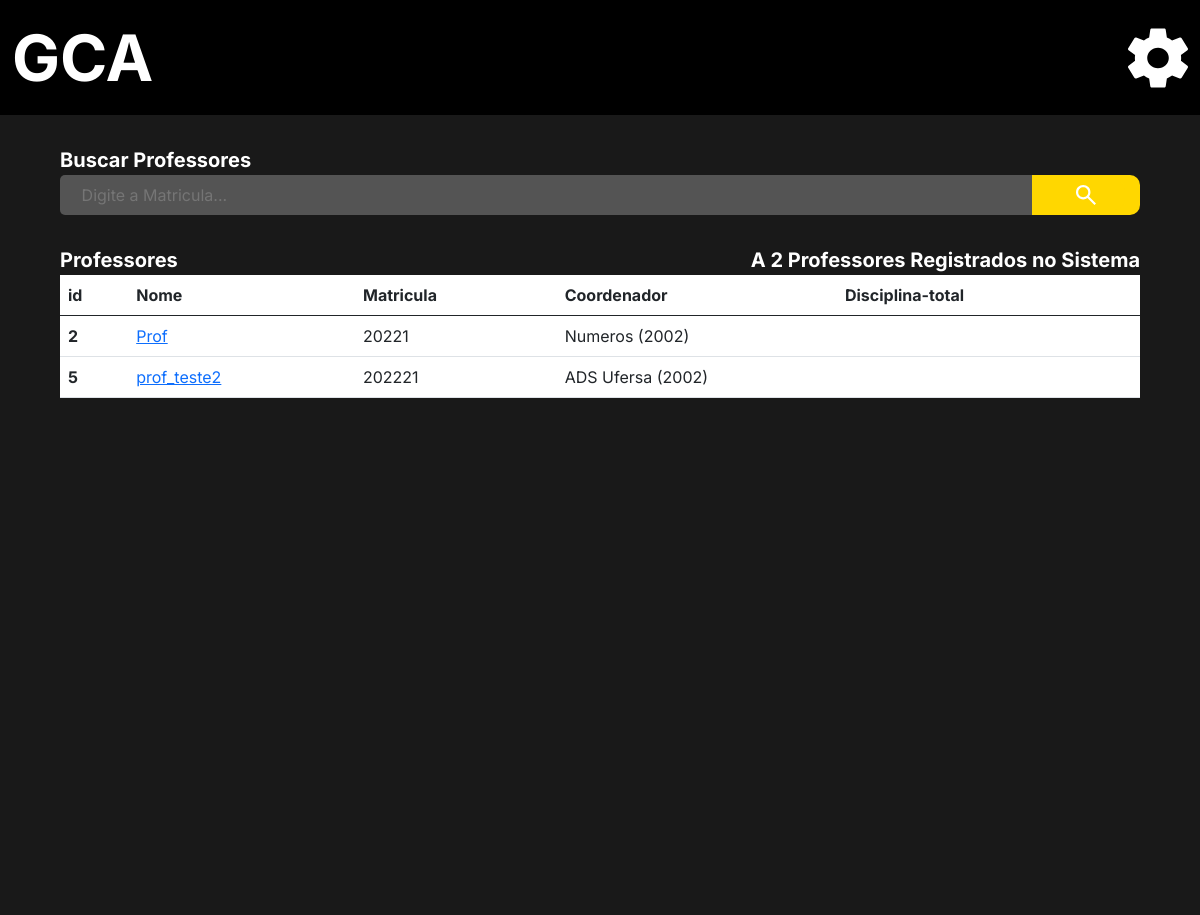
/adm/list_coordinator/, run on the app's committed database.
### Users/models.py (models this page shows, shortened)
class CustomUser(AbstractUser):
    image = models.ImageField(upload_to='Media', blank=True, null=False, default='Media/no_image_dafaut.jpg')
    matricula = models.CharField("Matricula", max_length=150, unique=True)
    username = models.CharField(("Nome"), max_length=50, unique=False, primary_key=None)
    email = models.EmailField("E-mail", unique=True)
    cpf = models.CharField("CPF", max_length=14, unique=True)
    phone = models.CharField("Telefone", max_length=15, blank=True, null=True)
    data_de_nascimento = models.DateField('Data de Nascimento', blank=True, null=True)
    curso_relacao = models.ForeignKey("administrador.Curso", verbose_name=("Curso"), blank=True, null=True,on_delete=models.SET_NULL)
    disciplina_relacao = models.ManyToManyField("administrador.Disciplina", verbose_name=("Disciplina"), blank=True)
    is_staff = models.BooleanField('Membro da equipe', default=True)
    USERNAME_FIELD = 'matricula'
    REQUIRED_FIELDS = ['username' , 'email' ,'cpf', 'phone']
    objects = UserManager()

### administrador/models.py (models this page shows)
class Curso (models.Model):
    nome = models.CharField(("Nome do Curso"), max_length=150, null=False, blank=False)
    ano = models.DateField("Ano")
    periodos =  models.IntegerField(('Total de peridodos'), null=False, blank=False)
    disciplina = models.ManyToManyField("administrador.Disciplina", verbose_name=("Disciplinas"),blank=False)
    coordenador = models.ForeignKey(User, verbose_name=("Coordenador"), on_delete=models.SET_NULL, null=True)
    verbose_name = 'Curso'
    verbose_name_plural = 'Cursos'
    def __str__(self):
        return self.nome +' ('+ str(self.ano.year) +')'

### administrador/views.py (the view)
# urls.py: path('adm/list_coordinator/',  lista_Professors, name = 'lista_professor'),
def lista_Professors(request):
    teacher_group = Group.objects.get(name='Professor')
    teacher = User.objects.all().filter(groups=teacher_group)
    total_de_professores = len(User.objects.filter(groups=teacher_group))
    return render(request, 'professor_lista.html', {'grupo_professor': total_de_professores,
                                                "professor": teacher})

### administrador/templates/professor_lista.html (shortened to what this page needs)
{% extends 'base.html' %}
{% load static %}
{% block import_title_css %}
    <link href="https://cdn.jsdelivr.net/npm/bootstrap@5.0.2/dist/css/bootstrap.min.css" rel="stylesheet">
    <link rel="stylesheet" href="{% static 'css/lista_cursos.css' %}">
{% endblock %}
{% block main %}
<div class="main">
    <div class="search_box">
        <form action=""  method="post">
            <div>
                <label for="search_box">Buscar Professores</label>
            </div>
            <div class="search_bar">
                <input type="text" id="search_box" name="search_box" placeholder="Digite a Matricula...">
                <button class="enviar_botao" type="submit">
                    <img class="lupa" src="{% static 'icons/search_thing.svg' %}" alt="">
                </button>
            </div>
        </form>
    </div>
    <div class="center">
        <div class="two_lables">
            <div>
                <p class="label_title">Professores</p>
                <p class="label_title">A {{grupo_professor}} Professores Registrados no Sistema</p>
            </div>
        </div>
    </div>
    <div class="center_2">
        <div class="list">
            <table class="table" >
                <thead>
                  <tr>
                    <th scope="col">id</th>
                    <th scope="col">Nome</th>
                    <th scope="col">Matricula</th>
                    <th class="curso_width" scope="col">Coordenador</th>
                    <th class="cpf_width" scope="col">Disciplina-total</th>
                  </tr>
                </thead>
                <tbody>
                    {% for dados in professor %}
                        <tr>
                            <th scope="row"> {{dados.id}} </th>
                            <td><a href="{% url 'professor' %}">{{dados.username}}</a></td>
                            <td>{{dados.matricula}}</td>
                            <td class="curso_width">
                                {% if dados.curso_relacao == None %}
                                    Não
                                {% else %}
                                    {{dados.curso_relacao}}
                                {% endif%}
                                </td>
                            <td class="cpf_width">
                            </td>
                        </tr>
                    {% endfor %}
                </tbody>
              </table>
        </div>
    </div>
</div>
{% endblock %}

### static/css/base.css (style rules this page uses)
* { margin: 0%; padding: 0%; border: 0%; font-family: inter; text-decoration: none; }
a { text-decoration: none; }

### static/css/modal_menu.css (style rules this page uses)
p { margin-bottom: 0px !important; }

### administrador/static/css/lista_cursos.css (style rules this page uses)
.main { background-color: #191919; min-height: 100vh; max-height: calc(max-content + 100px); border: none; }
form { padding-top: 30px; display: flex; flex-direction: column; justify-content: center; align-items: center; }
.search_bar { display: flex; justify-content: left; }
#search_box { border: none; border-radius: 5px 0px 0px 5px; }
.search_box div { width: 90%; }
.search_bar input { width: 90%; padding-left: 2%; background-color: #545454; color: #9B9B9B; outline: none; }
form div label { font-size: 20px; color: white; font-weight: bold; }
.lupa { z-index: 0; background-color: #FFD700; padding: 5px 15px 5px 15px; border-radius: 0px 10px 10px 0px; cursor: pointer; width: 126px; height: 30px; }
.enviar_botao { width: 10%; background-color: #FFD700; padding: 5px 15px 5px 15px; border-radius: 0px 10px 10px 0px; border: none; cursor: pointer; display: flex; align-content: center; overflow: hidden; justify-content: center; }
.center { padding-top: 30px; display: flex; flex-direction: column; justify-content: center; align-items: center; }
.two_lables { width: 90%; }
.two_lables div { display: flex; justify-content: space-between; }
.two_lables p { text-align: center; color: white; font-size: 20px; font-weight: bold; }
.center_2 { padding-left: 5%; padding-Right: 5%; padding-bottom: 5%; }
.table { width: 100%; background-color: white; }
.curso_width { max-width: 125px; }

### data on the page
CustomUser: id "2", username "Prof", matricula "20221", curso_relacao "Numeros (2002)"
CustomUser: id "5", username "prof_teste2", matricula "202221", curso_relacao "ADS Ufersa (2002)"

### other printed values
{{ grupo_professor }} "2"
